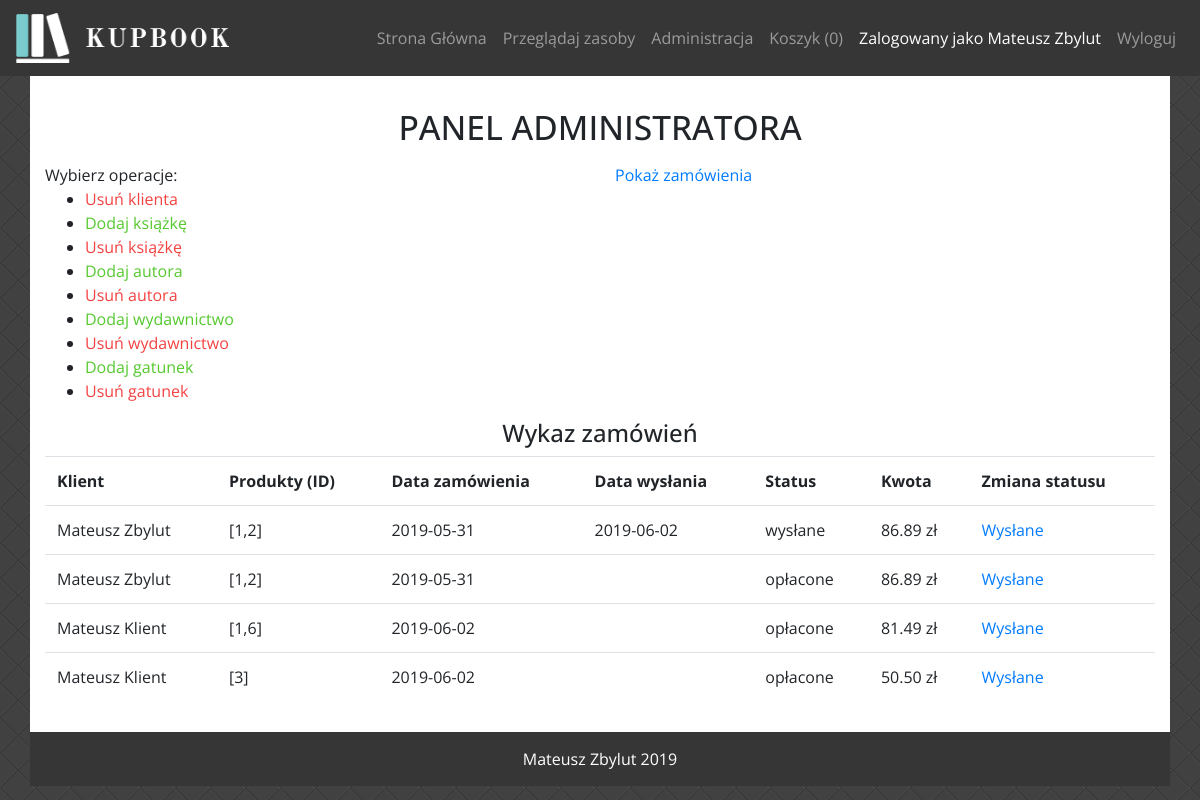
/admin.php?orders=t (signed in), run on the app's committed database.
### tables this page shows
CREATE TABLE `Orders` (
  `ID` int(11) NOT NULL,
  `user` int(11) NOT NULL,
  `products` varchar(255) NOT NULL,
  `order_date` date NOT NULL,
  `send_date` date DEFAULT NULL,
  `status` varchar(15) NOT NULL,
  `final_amount` decimal(4,2) NOT NULL
);

### admin.php (the view, shortened to what this page needs)
<?php
require 'model.php';
require_once 'partials/header.php';
?>
<?php require_once 'partials/menu.php'; ?>
    <div class="container">
        <div class="row">
            <div class="col">
                <h1>Panel administratora</h1>
            </div>
        </div>
        <div class="row">
            <div class="col-md-6">
                Wybierz operacje:
                <ul>
                    <li><a href="admin.php?removeClient=t" class="del">Usuń klienta</a></li>
                    <li><a href="admin.php?addBook=t" class="add">Dodaj książkę</a></li>
                    <li><a href="admin.php?removeBook=t" class="del">Usuń książkę</a></li>
                    <li><a href="admin.php?addAuthor=t" class="add">Dodaj autora</a></li>
                    <li><a href="admin.php?removeAuthor=t" class="del">Usuń autora</a></li>
                    <li><a href="admin.php?addPublisher=t" class="add">Dodaj wydawnictwo</a></li>
                    <li><a href="admin.php?removePublisher=t" class="del">Usuń wydawnictwo</a></li>
                    <li><a href="admin.php?addGenre=t" class="add">Dodaj gatunek</a></li>
                    <li><a href="admin.php?removeGenre=t" class="del">Usuń gatunek</a></li>
                </ul>
            </div>
            <div class="col-md-6">
                <a href="admin.php?orders=t">Pokaż zamówienia</a>
            </div>
        </div>
        <?php
            if (isset($_GET['addBook'])) {
                $query = $con->prepare("SELECT `ID`, CONCAT(`name`, ' ', `last_name`) AS 'name' FROM `Authors`");
                $query->execute();
                $author = $query->get_result();
                $query = $con->prepare("SELECT `ID`, `name` FROM `Publishers`");
                $query->execute();
                $publisher = $query->get_result();
                $query = $con->prepare("SELECT `ID`, `name` FROM `Genre`");
                $query->execute();
                $genre = $query->get_result();
                echo "<div class='row'><div class='col tac'><h4>Dodaj książkę!</h4>";
                echo "<form action='admin.php' method='post' class='form-admin form-group'>";
                echo "<label for='title'>Tytuł</label><br><input class='form-control' type='text' name='title'><br>";
                echo "<label for='author'>Autor</label><br><select class='form-control' name='author'>";
                while ($row = mysqli_fetch_array($author)) {
                    echo "<option value='". $row['ID'] ."'>". $row['name'] ."</option>";
                }
                echo "</select><br>";
                echo "<label for='year'>Rok wydania</label><br><input class='form-control' type='text' name='year'><br>";
                echo "<label for='price'>Cena</label><br><input class='form-control' type='text' name='price'><br>";
                echo "<label for='publisher'>Wydawnictwo</label><br><select class='form-control' name='publisher'>";
                while ($row = mysqli_fetch_array($publisher)) {
                    echo "<option value='". $row['ID'] ."'>". $row['name'] ."</option>";
                }
                echo "</select><br>";
                echo "<label for='genre'>Gatunek</label><br><select class='form-control' name='genre'>";
                while ($row = mysqli_fetch_array($genre)) {
                    echo "<option value='". $row['ID'] ."'>". $row['name'] ."</option>";
                }
                echo "</select><br>";
                echo "<label for='cover'>Zdjęcie okładki</label><br><input class='form-control' type='text' name='cover'><br>";
                echo "<label for='amount'>Ilość na magazynie</label><br><input class='form-control' type='text' name='amount'><br>";
                echo "<input type='submit' name='addBook' value='Dodaj!' class='btn-add'><br><br>";
                echo "</form>";
                echo "</div></div>";
            } elseif (isset($_GET['orders'])) {
                $query = $con->prepare("SELECT `Orders`.`ID` as 'ID', CONCAT(`name`, ' ', `last_name`) as 'user', `products`, `order_date`, `send_date`, `status`, `final_amount` FROM `Orders` JOIN `Clients` ON `Orders`.`user`=`Clients`.`user_id`");
                $query->execute();
                $genre = $query->get_result();
                echo "<h4 class='tac'>Wykaz zamówień</h4><table class='table'><tr><th>Klient</th><th>Produkty (ID)</th><th>Data zamówienia</th><th>Data wysłania</th><th>Status</th><th>Kwota</th><th>Zmiana statusu</th></tr>";
                while ($row = mysqli_fetch_array($genre)) {
                    echo "<tr><td>". $row['user'] ."</td><td>". $row['products'] ."</td><td>". $row['order_date'] ."</td><td>". $row['send_date'] ."</td><td>". $row['status'] ."</td><td>". $row['final_amount'] ." zł</td><td><a href='admin.php?ctss=". $row['ID'] ."'>Wysłane</a></td></tr>";
                }
                echo "</table>";
            }
        ?>
    </div>
<?php require_once 'partials/footer.php'; ?>

### asset/css/style.css (style rules this page uses)
body { font-family: 'Open Sans', sans-serif; background: url("../../img/always_grey.png"); }
.container { background: #ffffff; padding: 15px; }
h1 { font-size: 2.1rem; text-transform: uppercase; text-align: center; margin: 2vh; }
.tac { text-align: center; }
a.del { color: #f44242; }
a.add { color: #55c92e; }

### data on the page
orders: user "Mateusz Zbylut", products "[1,2]", order_date "2019-05-31", send_date "2019-06-02", status "wysłane", final_amount "86.89"
orders: user "Mateusz Zbylut", products "[1,2]", order_date "2019-05-31", status "opłacone", final_amount "86.89"
orders: user "Mateusz Klient", products "[1,6]", order_date "2019-06-02", status "opłacone", final_amount "81.49"
orders: user "Mateusz Klient", products "[3]", order_date "2019-06-02", status "opłacone", final_amount "50.50"

### other printed values
sizeof($_SESSION['chart']) "0"
$_SESSION['name'] "Mateusz Zbylut"
